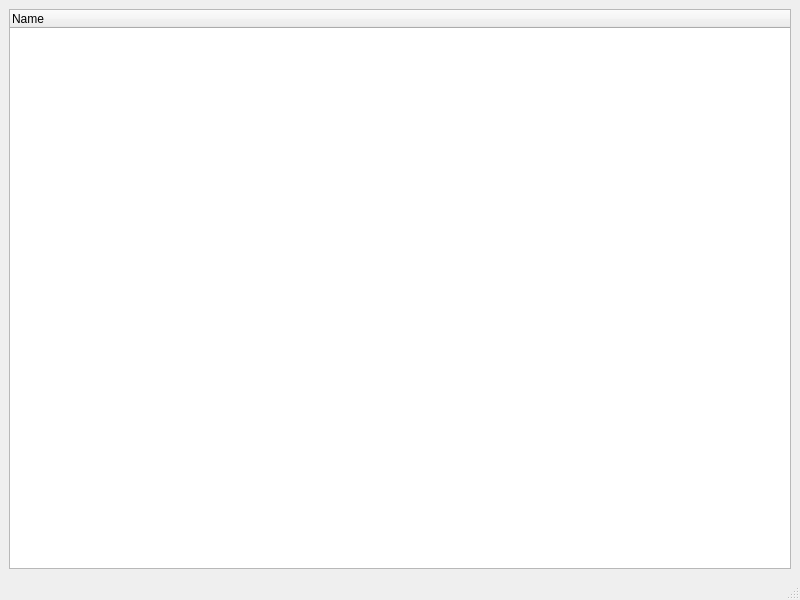
<?xml version="1.0" encoding="UTF-8"?>
<ui version="4.0">
 <class>MainWindow</class>
 <widget class="QMainWindow" name="MainWindow">
  <property name="geometry">
   <rect>
    <x>0</x>
    <y>0</y>
    <width>800</width>
    <height>600</height>
   </rect>
  </property>
  <property name="windowTitle">
   <string>Task Manager</string>
  </property>
  <widget class="QWidget" name="centralwidget">
   <layout class="QHBoxLayout" name="horizontalLayout">
    <item>
     <widget class="QTreeWidget" name="treeWidget">
      <property name="contextMenuPolicy">
       <enum>Qt::CustomContextMenu</enum>
      </property>
      <property name="dragEnabled">
       <bool>true</bool>
      </property>
      <property name="dragDropMode">
       <enum>QAbstractItemView::DragDrop</enum>
      </property>
      <property name="defaultDropAction">
       <enum>Qt::MoveAction</enum>
      </property>
      <column>
       <property name="text">
        <string notr="true">Name</string>
       </property>
      </column>
     </widget>
    </item>
   </layout>
  </widget>
  <widget class="QMenuBar" name="menubar">
   <property name="geometry">
    <rect>
     <x>0</x>
     <y>0</y>
     <width>800</width>
     <height>21</height>
    </rect>
   </property>
  </widget>
  <widget class="QStatusBar" name="statusbar"/>
  <action name="actionAdd_Task">
   <property name="text">
    <string>Add Task</string>
   </property>
  </action>
  <action name="actionRemove_Task">
   <property name="text">
    <string>Remove Task</string>
   </property>
  </action>
 </widget>
 <resources/>
 <connections/>
</ui>
